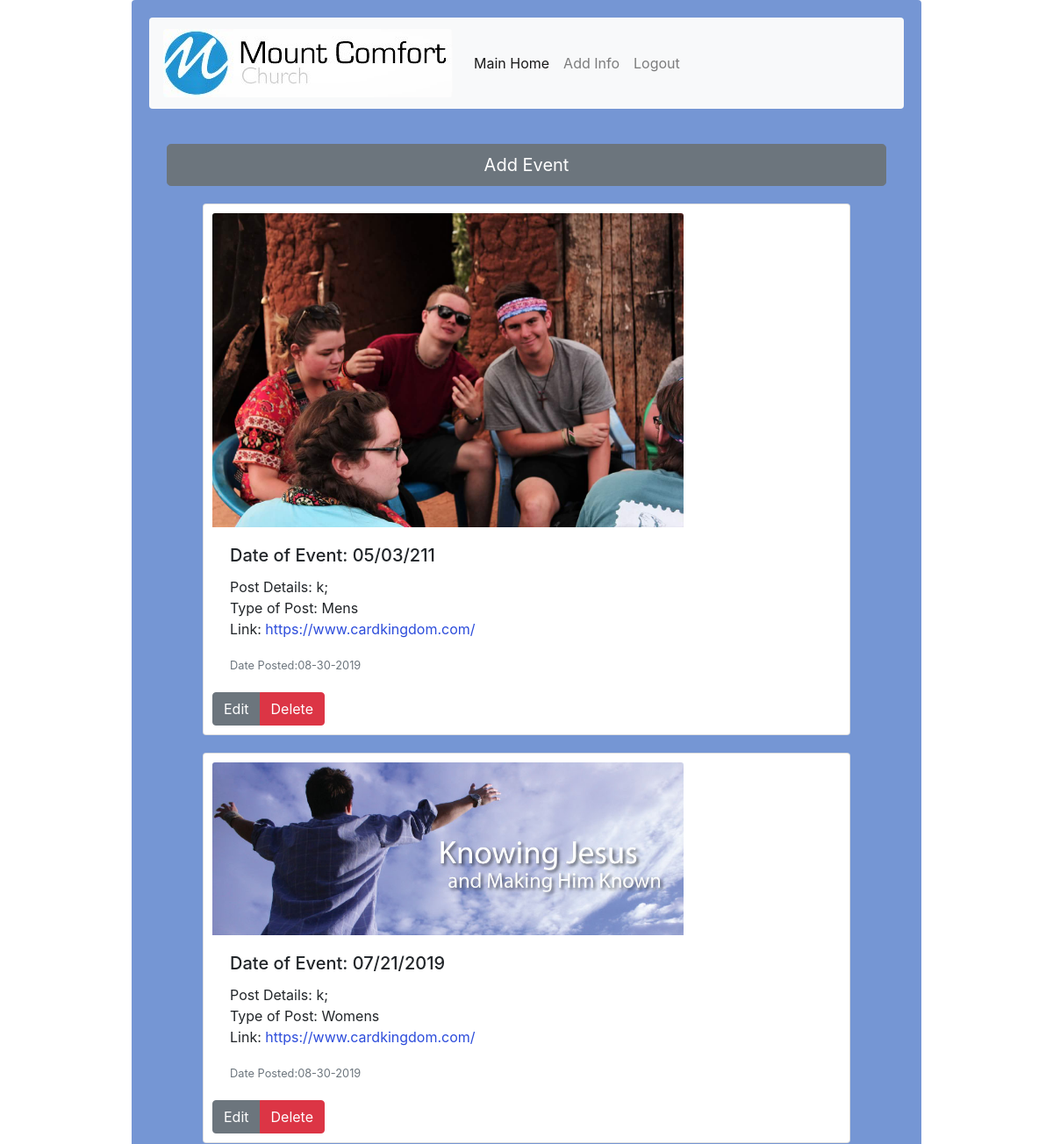
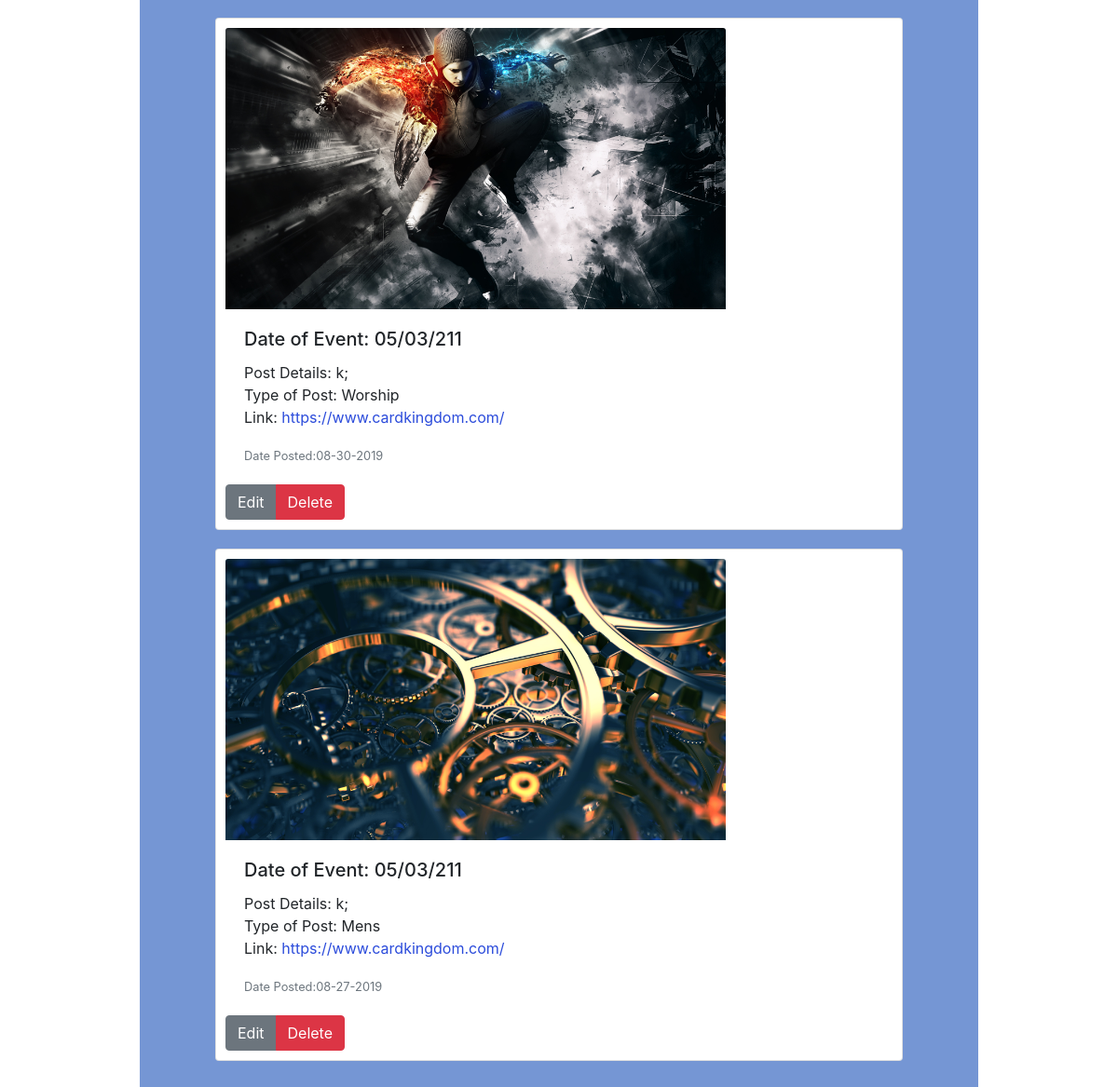
The page /admin/Events/Events.php (signed in) on the database its author committed (2 pictures, top to bottom).
### tables this page shows
CREATE TABLE `post` (
  `post_ID` int(11) NOT NULL,
  `types_ID` int(11) NOT NULL,
  `post_info` varchar(255) NOT NULL,
  `image_ID` varchar(255) NOT NULL,
  `link` varchar(255) NOT NULL,
  `date_event` varchar(255) NOT NULL,
  `date_post` varchar(255) NOT NULL
);

CREATE TABLE `post_type` (
  `types_ID` int(11) NOT NULL,
  `typename` varchar(255) NOT NULL
);

### model/post_db.php (called while the page is built, shortened)
<?php
function getallposts(){
    global $connect;
    $sql = "SELECT * FROM post";
    $pdostate = $connect->query($sql);
    $arrayposts = $pdostate->fetchAll();
    return $arrayposts;
}
    ?>
 <?php
function getatype($type_ID){
    global $connect;
    $sql = "SELECT * FROM post_type WHERE types_ID =$type_ID";
    $pdos =$connect->query($sql);
    $typename =$pdos->fetch();
    return $typename['typename'];
}
    ?>

### model/Event_data.php (called while the page is built, shortened)
<?php
$arrayposts = getallposts();

### admin/Events/view_events.php (the view, shortened to what this page needs)
<div class="container">
<form method="get" action="">
    <button type="submit" class="btn btn-secondary btn-lg btn-block">Add Event</button>
</form>
  <?php
    usort($arrayposts,"sortByID");
    foreach($arrayposts as $posts){
    ?>
    <div class="card mx-auto" style="width: 90%; height: auto; margin:20px; padding:10px">
  <?php
  if($posts['image_ID'] != NULL){
   ?>
   <img src="./images/<?= $posts['image_ID']?>" class="card-img-top" alt="<?= $posts['image_ID']?> Image" style="width:75%; height:auto;">
  <?php
  }
  ?>
    <div class="card-body">
      <h5 class="card-title">Date of Event: <?= $posts['date_event']?></h5>
      <p class="card-text">Post Details: <?= $posts['post_info']?>
      </br> Type of Post:
      <?php
          $typename = getatype($posts['types_ID']);
          echo($typename);
      ?>
      Link: <a href ="<?= $posts['link']?>" target ="_blank"> <?= $posts['link']?></a>
      </p>
      <p class="card-text"><small class="text-muted">Date Posted:<?= $posts['date_post']?></small></p>
    </div>
    <form method="get" action="">
        <div class="btn-group mx-auto " role="group" >
          <button type="submit" class="btn btn-secondary" name="editID" value="<?=$posts['post_ID']?>">Edit</button>
          <button type="sumbit" class="btn btn-danger"  name="delID" value="<?=$posts['post_ID']?>">Delete</button>
        </div>
    </form>
  </div>
 <?php
  }
 ?>
</div>

### admin/views/adminHeader.php (shortened to what this page needs)
<!doctype html>
<html lang="en">
<head>
  <link rel="stylesheet" href="https://stackpath.bootstrapcdn.com/bootstrap/4.2.1/css/bootstrap.min.css">
  <link rel="stylesheet" href="<?=$styles?>">
</head>
<body>
<div  class="container rounded" style="width:75%; height:25%;">
    <nav class="navbar navbar-expand-lg navbar-light bg-light rounded">
      <a class="navbar-brand" href="<?=$index?>">
        <img class="logo rounded" src="<?=$logo?>" alt=" Mount Comfort Bible Church">
      </a>
      <div class="collapse navbar-collapse" id="navbarSupportedContent">
        <ul class="navbar-nav mr-auto">
          <li class="nav-item active">
            <a class="nav-link" href="<?=$index?>"> Main Home </a>
          </li>
          <?php
          if(isset($_SESSION['adminvalid'])){ ?>
          <li class="nav-item dropdown">
        <a class="nav-link dropdown- " href="#" id="navbarDropdown" role="button" data-toggle="dropdown" aria-haspopup="true" aria-expanded="false">
           Add Info
        </a>
      </li>
            <li class="nav-item">
            <a class='nav-link' href='<?=$logout?>'> Logout</a>
          </li>
          <?php }
          ?>
        </ul>
     </div>
    </nav>

### admin/Events/Events.php (shortened to what this page needs)
<?php
$styles ="../../css/styles.css";
$logo = "../../images/logo.jpg";
$index="../../index.php";
$logout="./../adminlogin.php?lo=y";
include "../views/adminHeader.php";
include "../../model/database.php";
include "../../model/post_db.php";
include "../../model/Event_data.php";
if (isset($editID)){
   $post=getByIDpost($editID);
   include "./edit_event.php";
}elseif(isset($add)){
   include "./add_events.php";
}else{
   include "./view_events.php";
}
include "../views/adminFooter.php"?>

### admin/views/adminFooter.php (shortened to what this page needs)
  </div>
</body>
</html>

### css/styles.css (style rules this page uses)
.container { background-color: #7596d4; padding:20px; }
.navbar { margin-bottom: 20px; }
a { color: #2c4cdb; }

### rows shown on the page
post: image_ID (picture), date_event "05/03/211", post_info "k;", types_ID.typename "Mens", link "https://www.cardkingdom.com/", date_post "08-30-2019", $posts['post_ID'] 33 (drawn)
post: image_ID (picture), date_event "07/21/2019", post_info "k;", types_ID.typename "Womens", link "https://www.cardkingdom.com/", date_post "08-30-2019", $posts['post_ID'] 32 (drawn)
post: image_ID (picture), date_event "05/03/211", post_info "k;", types_ID.typename "Worship", link "https://www.cardkingdom.com/", date_post "08-30-2019", $posts['post_ID'] 31 (drawn)
post: image_ID (picture), date_event "05/03/211", post_info "k;", types_ID.typename "Mens", link "https://www.cardkingdom.com/", date_post "08-27-2019", $posts['post_ID'] 29 (drawn)
